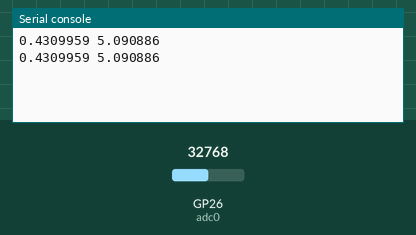
The program below on a simulated Raspberry Pi Pico running MicroPython. On the bench: the last lines printed to the serial console. The inputs (shaded band) are chosen by the test bench; at power-on: GP26 (adc0) = 32768 (analog values on the 0–65535 scale).

Above: at 1.2 s.
1.3 s: GP26 (adc0) set to 45874
At 2.6 s:
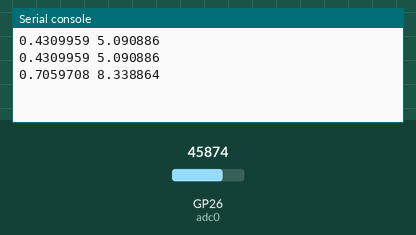
2.8 s: GP26 (adc0) set to 57670
At 3.8 s:
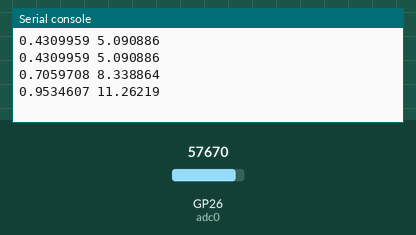
Timing chart, 0 to 5.8 s (numbered marks = the images above; inputs shaded):
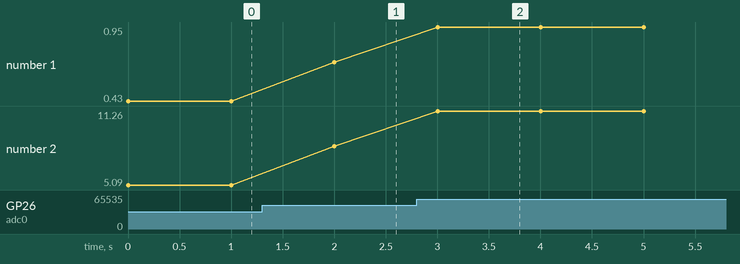

Measured:
- after the input at 1.3 s, the serial console: prints a new line after 0.70 s (image 1)
- after the input at 2.8 s, the serial console: prints a new line after 0.20 s (image 2)
- plotted number 1: 0.43 → 0.71 after the input at 1.3 s, 0.71 → 0.95 after the input at 2.8 s
- plotted number 2: 5.09 → 8.34 after the input at 1.3 s, 8.34 → 11.26 after the input at 2.8 s

The program:

testbed.py
```python
from machine import Pin,I2C,ADC
from readout import pressure_readout, level_readout
import time
# Initialisierung des ADC0 (GPIO26)
adc0 = ADC(0)

while True:
    press = pressure_readout(adc0)
    level = level_readout(adc0)
    print(press,level)
    time.sleep(1)
```

readout.py
```python
from machine import Pin,I2C,ADC
import utime as time


def pressure_readout(adc,ohm = 150,adc_offset = 310):

    low = 4 #mA
    high = 20 #mA
    v_low = low * ohm / 1000 #V
    v_high = high * ohm / 1000 #V

    adc_step = 3.3/(2**12) #ADC/V
    read0 = adc.read_u16()/16 - adc_offset/16
    measV = read0*adc_step
    pressure = ((measV / ohm * 1000) - low)/16 #bar
    return pressure #bar

def level_readout(adc,ohm = 150,adc_offset = 310):

    pressure = pressure_readout(adc,ohm=ohm,adc_offset=adc_offset)
    density = 863 #kg/m^3
    g = 9.81 #m/s^2
    level = pressure * 1e5 / (g*density)
    return level

#adc0 = ADC(0)

#while True:
#    press = pressure_readout(adc0)
#    level = level_readout(adc0)
#    print(press,level)
#    time.sleep(1)
```
